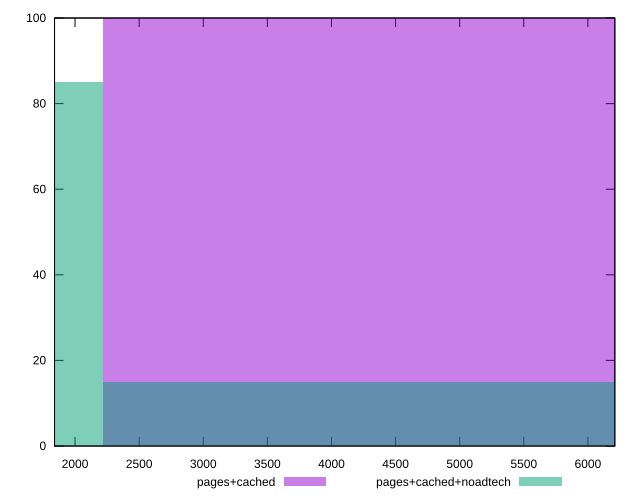

This figure's gnuplot source:
reset

$pagesCached <<EOF
4440.698274624325 100
EOF

$pagesCachedNoadtech <<EOF
0 85
4440.698274624325 15
EOF

set key outside below
set boxwidth 4440.698274624325
set xrange [1840:6210]
set yrange [0:100]
set trange [0:100]
set style fill transparent solid 0.5 noborder
set terminal svg size 640, 500 enhanced background rgb 'white'
set output "report_00016_2021-02-10T13-31-48.338Z/unused-javascript/comparison/histogram/1_vs_2.svg"

plot $pagesCached title "pages+cached" with boxes, \
     $pagesCachedNoadtech title "pages+cached+noadtech" with boxes

reset
